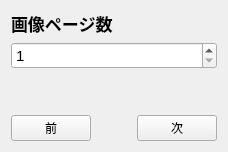
      <widget class="QWidget" name="pagePageNumb">
       <layout class="QVBoxLayout" name="vLayout_10">
        <item>
         <widget class="QLabel" name="labelTitle_10">
          <property name="font"><font><pointsize>13</pointsize><bold>true</bold></font></property>
          <property name="text"><string>画像ページ数</string></property>
         </widget>
        </item>
        <item>
         <widget class="QSpinBox" name="spinBoxPageNumb">
          <property name="font"><font><pointsize>11</pointsize></font></property>
          <property name="minimum"><number>1</number></property>
          <property name="maximum"><number>256</number></property>
         </widget>
        </item>
        <item><spacer name="vSpacer_10"><property name="orientation"><enum>Qt::Vertical</enum></property><property name="sizeHint" stdset="0"><size><width>20</width><height>40</height></size></property></spacer></item>
        <item>
         <layout class="QHBoxLayout" name="hNav_10">
          <item><widget class="QPushButton" name="pushButtonPrev_10"><property name="text"><string>前</string></property></widget></item>
          <item><spacer name="hSpacer_10"><property name="orientation"><enum>Qt::Horizontal</enum></property><property name="sizeHint" stdset="0"><size><width>40</width><height>20</height></size></property></spacer></item>
          <item><widget class="QPushButton" name="pushButtonNext_10"><property name="text"><string>次</string></property></widget></item>
         </layout>
        </item>
       </layout>
      </widget>
